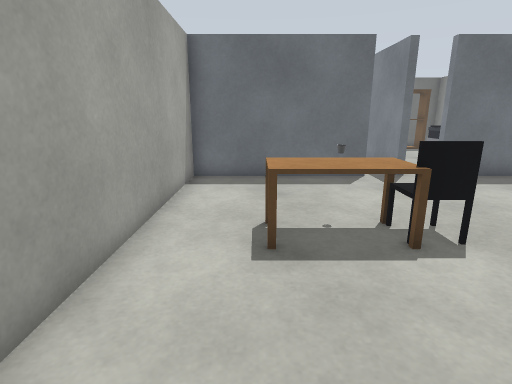
View 1 (above)

16 first-person views from a walk through a Gazebo world. The camera is 1.1 m above the floor, tilts 14° down and sees 80° across. The floor is counted in squares, 0.5 m on a side. Each view is taken from the middle of a square. On the plan, view 1 faces up. The plan holds only what a view shows up to about 18 squares ahead; the rest is blank. Simple shapes stand in for some stock models.

View 2
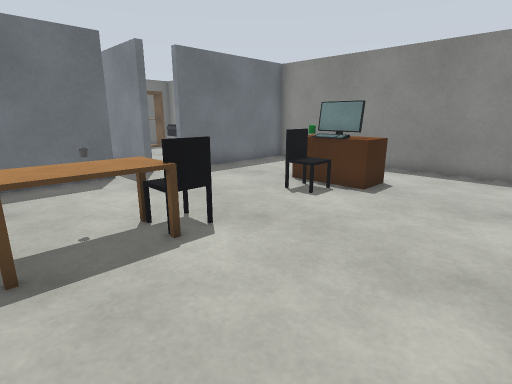

View 3
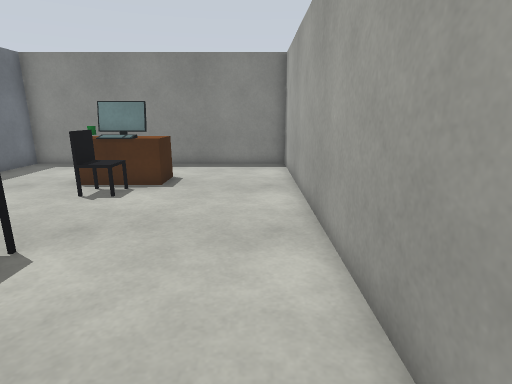

View 4
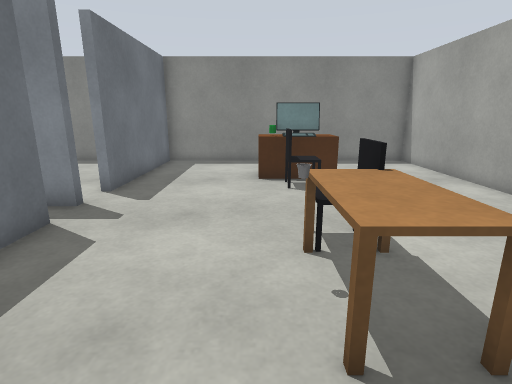

View 5
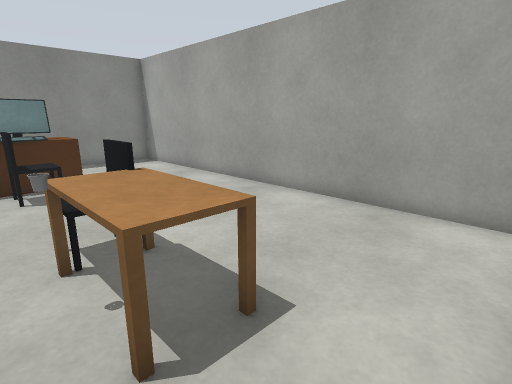

View 6
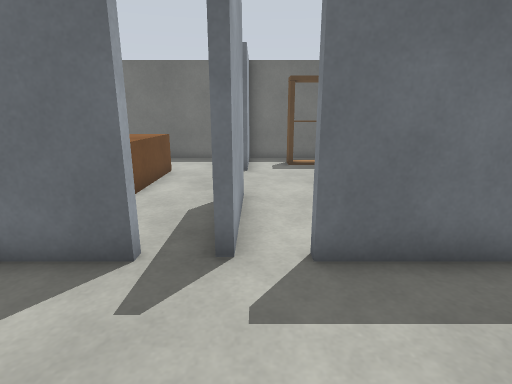

View 7
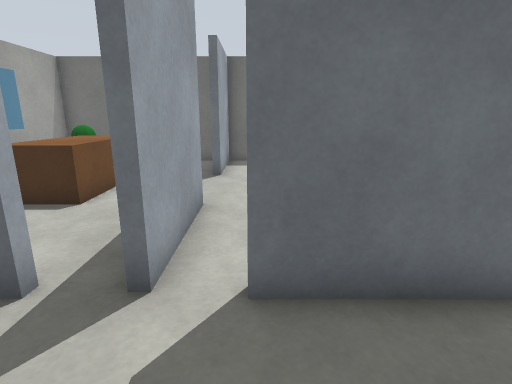

View 8
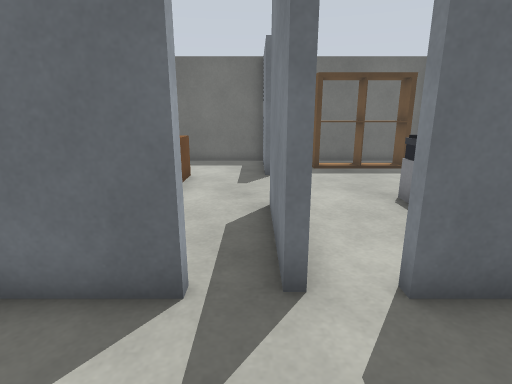

View 9
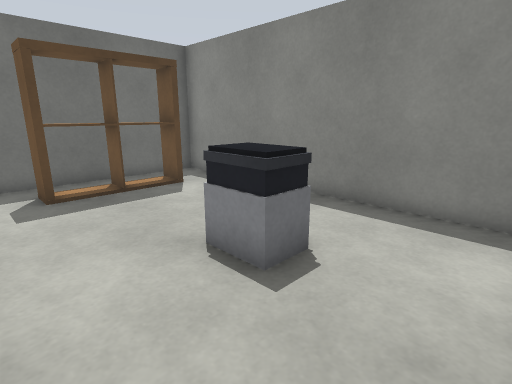

View 10
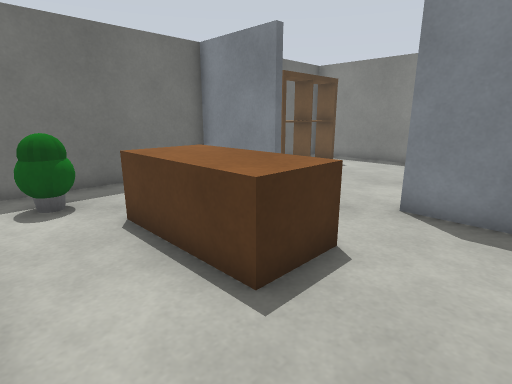

View 11
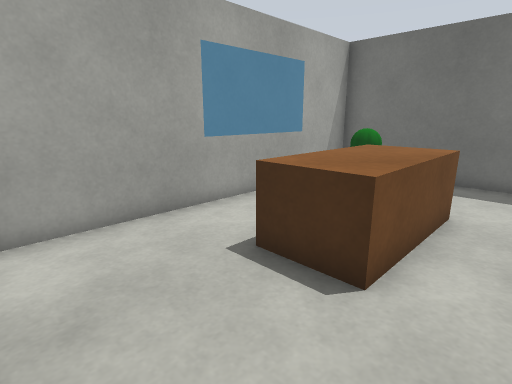

View 12
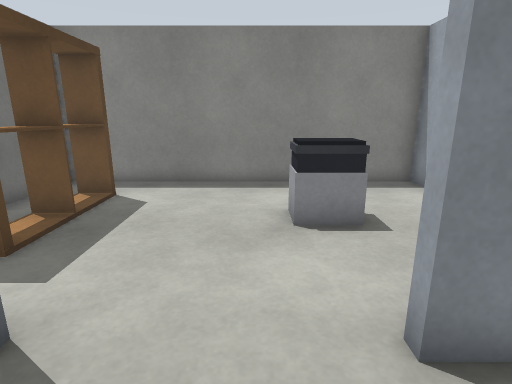

View 13
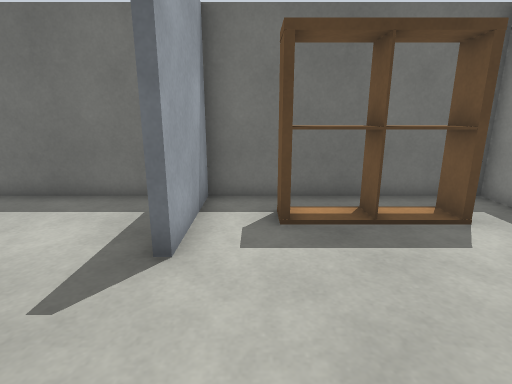

View 14
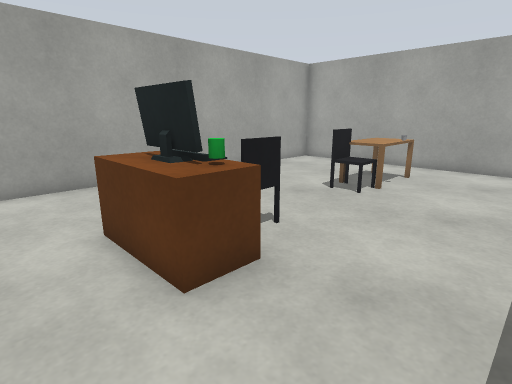

View 15
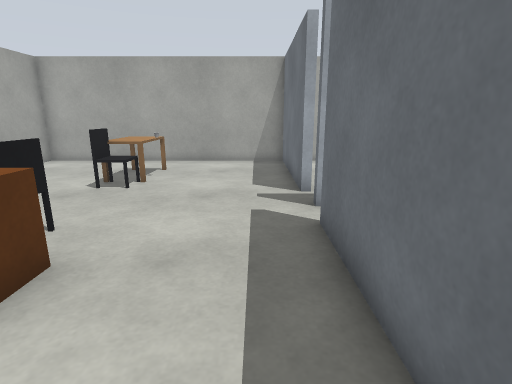

View 16
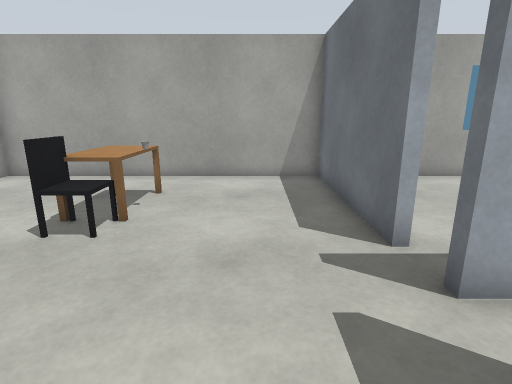

### Floor plan
Points are (right, up) in squares from view 1. A wall is a line through its corners. A room is listed if a view was taken in it or the views show most of it. See-through windows are left out.
Room 1 (views 1, 2, 3, 4, 5, 6, 7, 8, 14, 15, 16)
walls: (5.7, 11.4) (5.4, 11.4); (4.1, 11.4) (-2.3, 11.4) (-2.3, -0.4) (13.4, -0.4) (13.4, 11.4) (6.9, 11.4)
ways out: opening at (6, 11) to room 2
objects: desk (0, 5) to (2, 6); cup (2, 6); office chair (3, 5) to (3, 6); office chair (8, 5) to (8, 6); brown box (9, 4) to (10, 4); monitor (9, 5) to (10, 6); green cylinder (9, 6); brown box (9, 7) to (10, 7)
Room 2 (views 9, 13)
walls: (5.4, 15.5) (5.7, 15.5) (5.7, 11.4); (6.9, 11.4) (6.9, 11.8); (12.4, 11.6) (13.4, 11.6) (13.4, 23.3) (5.7, 23.3) (5.7, 19.5)
ways out: opening at (6, 11) to room 1; opening at (5, 17.5) to room 3
objects: bookshelf (8, 21) to (11, 22); printer (9, 15) to (10, 16)
Room 3 (views 10, 11, 12)
walls: (5.7, 19.5) (5.4, 19.5) (5.4, 23.3) (-2.3, 23.3) (-2.3, 12.4); (5.4, 11.4) (5.4, 15.5)
ways out: opening at (5, 17.5) to room 2
objects: plant (-1, 21) to (0, 22); brown box (1, 16) to (2, 19)

Positions as (right, up) in squares from view 1, and headings:
1: (0, 0), facing up
2: (0, 0), facing up-right
3: (-1, 1), facing right
4: (-2, 7), facing right
5: (-2, 7), facing down-right
6: (6, 7), facing up
7: (7, 8), facing up
8: (5, 8), facing up
9: (6, 12), facing up-right
10: (-2, 13), facing up-right
11: (4, 12), facing up-left
12: (3, 17), facing right
13: (7, 15), facing up
14: (12, 10), facing down-left
15: (13, 10), facing left
16: (9, 9), facing left
